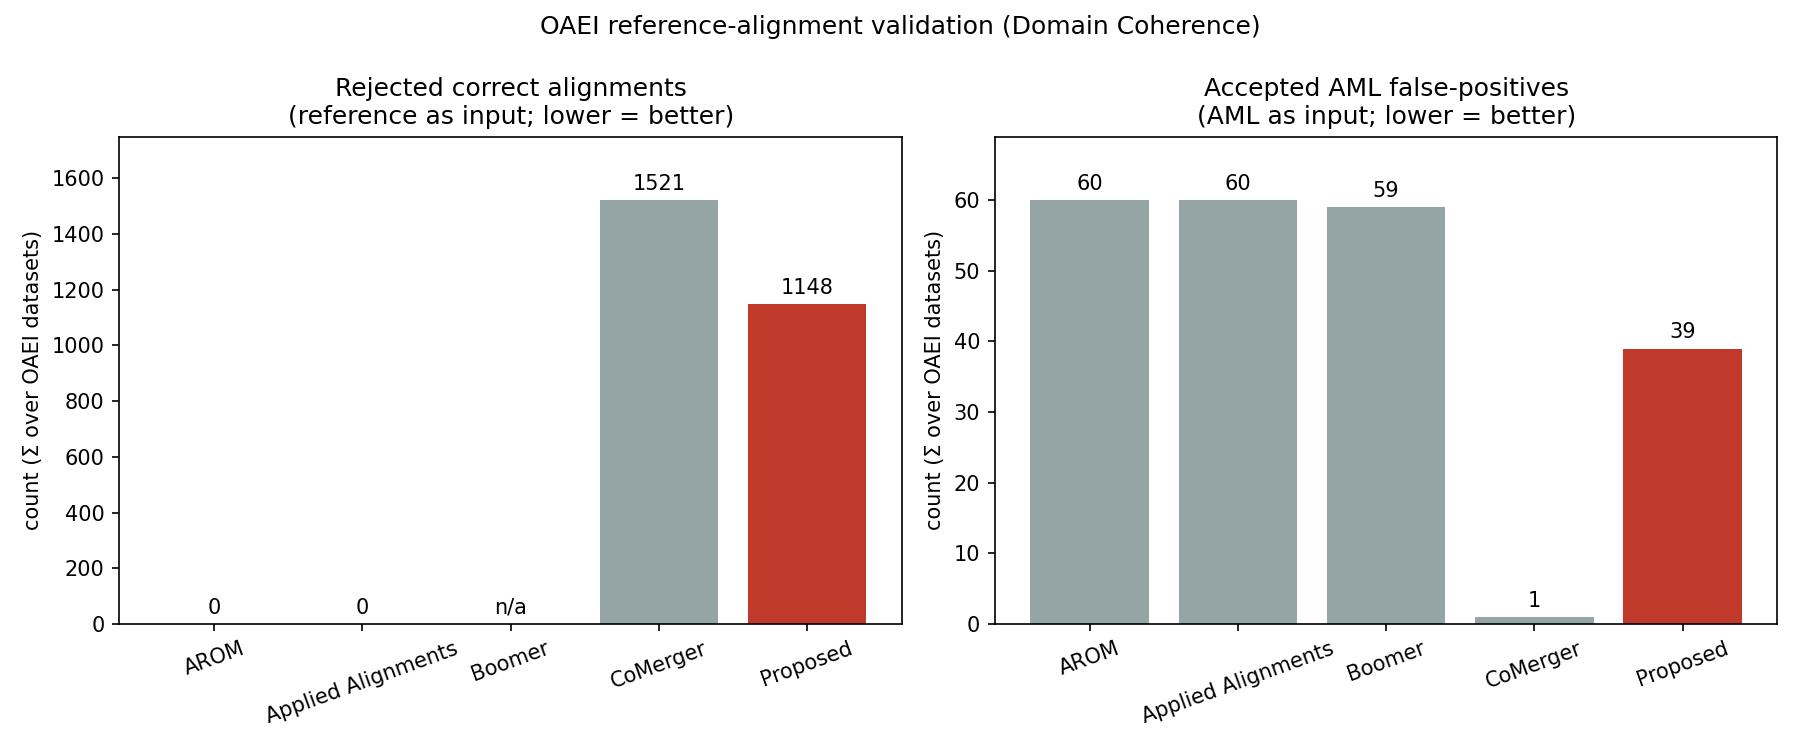

Write Python code to recreate this figure.
#!/usr/bin/env python3
"""OAEI reference-alignment validation (Domain Coherence) — two complementary
measures, each from the run that makes it meaningful.  Both LOWER = better.

Measure 1 — rejected correct alignments  (needs scenario_3: REFERENCE as input)
    Feed the OAEI reference (gold) alignment to every method and count how many
    of those correct correspondences the method rejects:
        rejected_correct(method) = |R − accepted_under_reference(method)|
    Clean test over the FULL gold set (no AML-miss confound).

Measure 2 — accepted AML false-positives  (needs scenario_2: AML as input)
    From the AML-input run, count AML correspondences the method applied that are
    NOT in the reference (false-positives it failed to filter):
        accepted_aml_fp(method) = |accepted_under_aml(method) ∩ (A − R)|
    Inherently needs the AML run — the reference contains no AML false-positives.

A method's accepted-pair set is recovered identically in both runs:
    Applied Alignments / AROM → all input pairs            (apply-all)
    Proposed (merger)         → input − rejected_alignments (alignment_stats.json)
    Boomer                    → code_provenance            (boomer_stats.json)
    CoMerger                  → merged# entities in comerger_ontology.owl,
                                resolved against source name sets (handles '_').
where input = reference (scenario_3) or AML candidate set A (scenario_2).
A is the provenance of Applied Alignments in scenario_2 (it applies ALL AML pairs).

Usage (one --dataset group per OAEI dataset):
    uv run python oaei_rejection.py \\
        --dataset conference  <reference.rdf> <s2_dir> <s3_dir> <tests/inputs/conference> \\
        --dataset human-mouse <reference.rdf> <s2_dir> <s3_dir> <tests/inputs/human-mouse> \\
        --out-csv oaei_rejection.csv --out-jpg oaei_rejection.jpg

If a dataset's scenario_3 dir is missing, measure 1 is skipped for it (with a
warning) and only measure 2 is reported — run tests/scenarios/scenario_3.sh first.
"""

import argparse
import csv
import json
import sys
from pathlib import Path

import matplotlib

matplotlib.use("Agg")
import matplotlib.pyplot as plt
from rdflib import Graph, URIRef

from llm_onto_merger.alignment.alignment import parse_oaei_alignment

PairKey = frozenset
_MERGED_NS = "http://merged#"


def _local(uri: str) -> str:
    idx = max(uri.rfind("#"), uri.rfind("/"))
    return uri[idx + 1:] if idx >= 0 else uri


def _key(uri1: str, uri2: str, inverse_relabel: dict[str, str]) -> PairKey:
    a = inverse_relabel.get(_local(uri1), _local(uri1))
    b = inverse_relabel.get(_local(uri2), _local(uri2))
    return frozenset((a, b))


def _provenance_pairs(stats_path: Path, inverse_relabel: dict[str, str] | None = None) -> set[PairKey]:
    inverse_relabel = inverse_relabel or {}
    data = json.loads(stats_path.read_text(encoding="utf-8"))
    out: set[PairKey] = set()
    for entry in data.get("code_provenance", {}).values():
        u1 = entry.get("1_uri") or entry.get("1")
        u2 = entry.get("2_uri") or entry.get("2")
        if u1 and u2:
            out.add(_key(u1, u2, inverse_relabel))
    return out


def _reference_pairs(reference_path: Path) -> set[PairKey]:
    return {_key(a.entity1, a.entity2, {}) for a in parse_oaei_alignment(reference_path)}


def _load_inverse_relabel(d: Path) -> dict[str, str]:
    path = d / "relabeling_map.json"
    if not path.exists():
        return {}
    raw = json.loads(path.read_text(encoding="utf-8"))
    return {new: old for old, new in raw.items()}


def _merger_rejected(d: Path, inverse_relabel: dict[str, str]) -> set[PairKey]:
    data = json.loads((d / "alignment_stats.json").read_text(encoding="utf-8"))
    return {
        _key(r["entity1"], r["entity2"], inverse_relabel)
        for r in data.get("rejected_alignments", [])
    }


def _local_names(onto_path: Path) -> set[str]:
    g = Graph()
    g.parse(str(onto_path))
    return {_local(str(s)) for s in g.subjects() if isinstance(s, URIRef)}


def _comerger_accepted(comerger_owl: Path, names1: set[str], names2: set[str]) -> tuple[set[PairKey], int]:
    """Recover CoMerger's accepted pairs from its merged# entities, validating
    candidate splits against the source name sets (so '_' inside names is safe)."""
    g = Graph()
    g.parse(str(comerger_owl))
    merged_locals = {
        _local(str(t)) for t in g.all_nodes()
        if isinstance(t, URIRef) and str(t).startswith(_MERGED_NS)
    }
    accepted: set[PairKey] = set()
    unresolved = 0
    for m in merged_locals:
        if m in names1 and m in names2:
            accepted.add(frozenset((m,)))
            continue
        parts = m.split("_")
        found = None
        for i in range(1, len(parts)):
            a, b = "_".join(parts[:i]), "_".join(parts[i:])
            if (a in names1 and b in names2) or (a in names2 and b in names1):
                found = frozenset((a, b))
                break
        if found is not None:
            accepted.add(found)
        else:
            unresolved += 1
    return accepted, unresolved


def _accepted_per_method(
    run_dir: Path, input_pairs: set[PairKey],
    names1: set[str], names2: set[str], dataset: str,
) -> dict[str, set[PairKey]]:
    """Accepted-pair set per method for one run (input = reference or AML)."""
    inverse = _load_inverse_relabel(run_dir)
    res: dict[str, set[PairKey]] = {
        "Applied Alignments": set(input_pairs),   # apply-all
        "AROM": set(input_pairs),                 # apply-all (≥ threshold 0)
    }
    if (run_dir / "alignment_stats.json").exists():
        res["Proposed"] = input_pairs - _merger_rejected(run_dir, inverse)
    if (run_dir / "boomer_stats.json").exists():
        res["Boomer"] = _provenance_pairs(run_dir / "boomer_stats.json")
    cm = run_dir / "comerger_ontology.owl"
    if cm.exists():
        acc, unresolved = _comerger_accepted(cm, names1, names2)
        res["CoMerger"] = acc
        if unresolved:
            print(f"  [{dataset}] CoMerger ({run_dir.name}): {unresolved} merged# "
                  f"entit(ies) unresolved → excluded")
    return res


def main() -> None:
    parser = argparse.ArgumentParser(description=__doc__, formatter_class=argparse.RawDescriptionHelpFormatter)
    parser.add_argument(
        "--dataset", action="append", nargs=5, required=True,
        metavar=("NAME", "REFERENCE", "S2_DIR", "S3_DIR", "INPUT_DIR"),
        help="name, reference.rdf, scenario_2 dir (AML run), scenario_3 dir "
             "(reference run), tests/inputs/<name> dir (source ontologies).",
    )
    parser.add_argument("--out-csv", type=Path, required=True)
    parser.add_argument("--out-jpg", type=Path, required=True)
    args = parser.parse_args()

    rows: list[dict] = []
    for name, ref_path, s2_dir, s3_dir, input_dir in args.dataset:
        ref_path, s2_dir, s3_dir, input_dir = map(Path, (ref_path, s2_dir, s3_dir, input_dir))
        if not ref_path.exists():
            sys.exit(f"[{name}] reference not found: {ref_path}")
        applied_s2 = s2_dir / "applied_stats.json"
        if not applied_s2.exists():
            sys.exit(f"[{name}] {applied_s2} missing (needed as AML candidate set A)")
        owls = sorted(input_dir.glob("*.owl"))
        if len(owls) != 2:
            sys.exit(f"[{name}] expected 2 .owl in {input_dir}, found {len(owls)}")

        R = _reference_pairs(ref_path)
        A = _provenance_pairs(applied_s2)               # full AML candidate set
        names1, names2 = _local_names(owls[0]), _local_names(owls[1])

        # Measure 2 (accept AML-FP) — from scenario_2 (AML input).
        acc_s2 = _accepted_per_method(s2_dir, A, names1, names2, name)
        # Measure 1 (reject correct) — from scenario_3 (reference input), if present.
        acc_s3 = None
        if (s3_dir / "applied_stats.json").exists() or (s3_dir / "alignment_stats.json").exists():
            acc_s3 = _accepted_per_method(s3_dir, R, names1, names2, name)
        else:
            print(f"  [{name}] scenario_3 outputs not found in {s3_dir} — measure 1 "
                  f"(rejected correct) skipped; run scenario_3.sh {name}")

        methods = sorted(set(acc_s2) | set(acc_s3 or {}))
        for m in methods:
            accepted_aml_fp = len(acc_s2[m] & (A - R)) if m in acc_s2 else None
            rejected_correct = len(R - acc_s3[m]) if acc_s3 and m in acc_s3 else None
            rows.append({
                "method": m, "dataset": name,
                "reference_total": len(R), "aml_total": len(A),
                "rejected_correct": rejected_correct,
                "accepted_aml_fp": accepted_aml_fp,
            })
        print(f"  [{name}] |R|={len(R)} |A|={len(A)} methods={methods} "
              f"measure1={'yes' if acc_s3 else 'NO (no scenario_3)'}")

    # ── CSV ──────────────────────────────────────────────────────────────────
    fieldnames = ["method", "dataset", "reference_total", "aml_total",
                  "rejected_correct", "accepted_aml_fp"]
    args.out_csv.parent.mkdir(parents=True, exist_ok=True)
    with args.out_csv.open("w", newline="", encoding="utf-8") as f:
        w = csv.DictWriter(f, fieldnames=fieldnames)
        w.writeheader()
        w.writerows(rows)
    print(f"  wrote {args.out_csv} ({len(rows)} rows)")

    # ── aggregate (Σ over datasets, treating None as missing) + chart ────────
    methods: list[str] = []
    for r in rows:
        if r["method"] not in methods:
            methods.append(r["method"])

    def _sum(metric: str, m: str):
        vals = [r[metric] for r in rows if r["method"] == m and r[metric] is not None]
        return sum(vals) if vals else None

    rej = {m: _sum("rejected_correct", m) for m in methods}
    acc = {m: _sum("accepted_aml_fp", m) for m in methods}

    fig, (ax1, ax2) = plt.subplots(1, 2, figsize=(12, 5))
    colors = ["#c0392b" if m == "Proposed" else "#95a5a6" for m in methods]

    rej_vals = [rej[m] or 0 for m in methods]
    b1 = ax1.bar(methods, rej_vals, color=colors)
    ax1.set_title("Rejected correct alignments\n(reference as input; lower = better)")
    ax1.set_ylabel("count (Σ over OAEI datasets)")
    ax1.bar_label(b1, labels=["n/a" if rej[m] is None else str(rej[m]) for m in methods], padding=3)

    b2 = ax2.bar(methods, [acc[m] or 0 for m in methods], color=colors)
    ax2.set_title("Accepted AML false-positives\n(AML as input; lower = better)")
    ax2.set_ylabel("count (Σ over OAEI datasets)")
    ax2.bar_label(b2, labels=["n/a" if acc[m] is None else str(acc[m]) for m in methods], padding=3)

    for ax in (ax1, ax2):
        ax.tick_params(axis="x", rotation=20)
        ax.margins(y=0.15)

    fig.suptitle("OAEI reference-alignment validation (Domain Coherence)")
    fig.tight_layout()
    fig.savefig(args.out_jpg, dpi=150)
    print(f"  wrote {args.out_jpg}")


if __name__ == "__main__":
    main()
